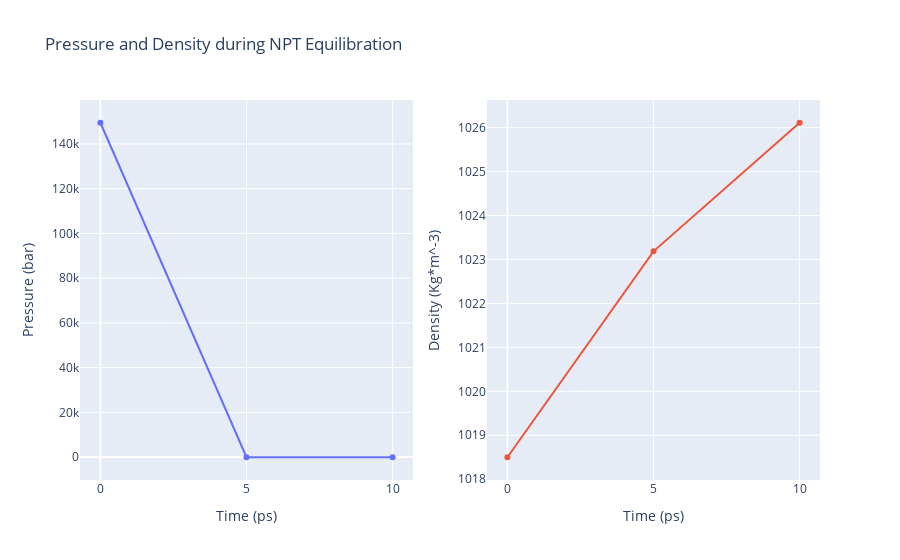

This figure's notebook cell:
### Markdown cell above
Please note the information shown by the next plots **increases with the time simulated**, and are included as a **reference for more complex calculations**.

### Code cell
import plotly
from plotly import subplots
import plotly.graph_objs as go

# Read pressure and density data from file 
with open(output_eqA_pd_xvg,'r') as pd_file:
    x,y,z = map(
        list,
        zip(*[
            (float(line.split()[0]),float(line.split()[1]),float(line.split()[2]))
            for line in pd_file 
            if not line.startswith(("#","@")) 
        ])
    )

plotly.offline.init_notebook_mode(connected=True)

trace1 = go.Scatter(
    x=x,y=y
)
trace2 = go.Scatter(
    x=x,y=z
)

fig = subplots.make_subplots(rows=1, cols=2, print_grid=False)

fig.append_trace(trace1, 1, 1)
fig.append_trace(trace2, 1, 2)

fig['layout']['xaxis1'].update(title='Time (ps)')
fig['layout']['xaxis2'].update(title='Time (ps)')
fig['layout']['yaxis1'].update(title='Pressure (bar)')
fig['layout']['yaxis2'].update(title='Density (Kg*m^-3)')

fig['layout'].update(title='Pressure and Density during NPT Equilibration')
fig['layout'].update(showlegend=False)

plotly.offline.iplot(fig)

### Figure 1 — Plotly figure (JSON) as saved in the notebook; plotly's stock layout.template omitted (floating-point values rounded to 4 significant figures)
{"data": [{"type": "scatter", "x": [0, 5, 10], "xaxis": "x", "y": [149500.0, -54.43, -94.93], "yaxis": "y"}, {"type": "scatter", "x": [0, 5, 10], "xaxis": "x2", "y": [1018.0, 1023.0, 1026.0], "yaxis": "y2"}], "layout": {"showlegend": false, "title": {"text": "Pressure and Density during NPT Equilibration"}, "xaxis": {"anchor": "y", "domain": [0, 0.45], "title": {"text": "Time (ps)"}}, "xaxis2": {"anchor": "y2", "domain": [0.55, 1], "title": {"text": "Time (ps)"}}, "yaxis": {"anchor": "x", "domain": [0, 1], "title": {"text": "Pressure (bar)"}}, "yaxis2": {"anchor": "x2", "domain": [0, 1], "title": {"text": "Density (Kg*m^-3)"}}}}
